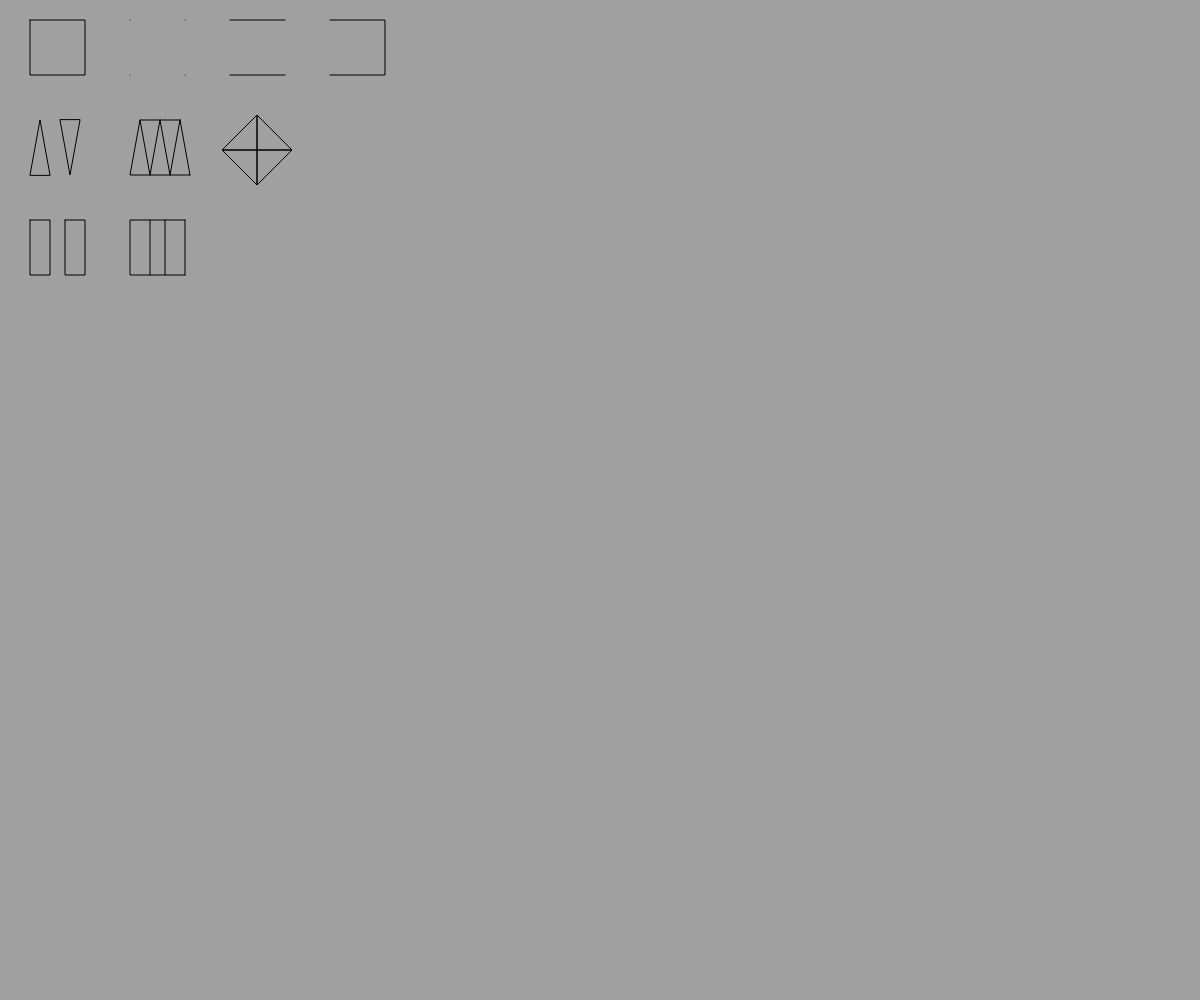
Frame 1 (no input)
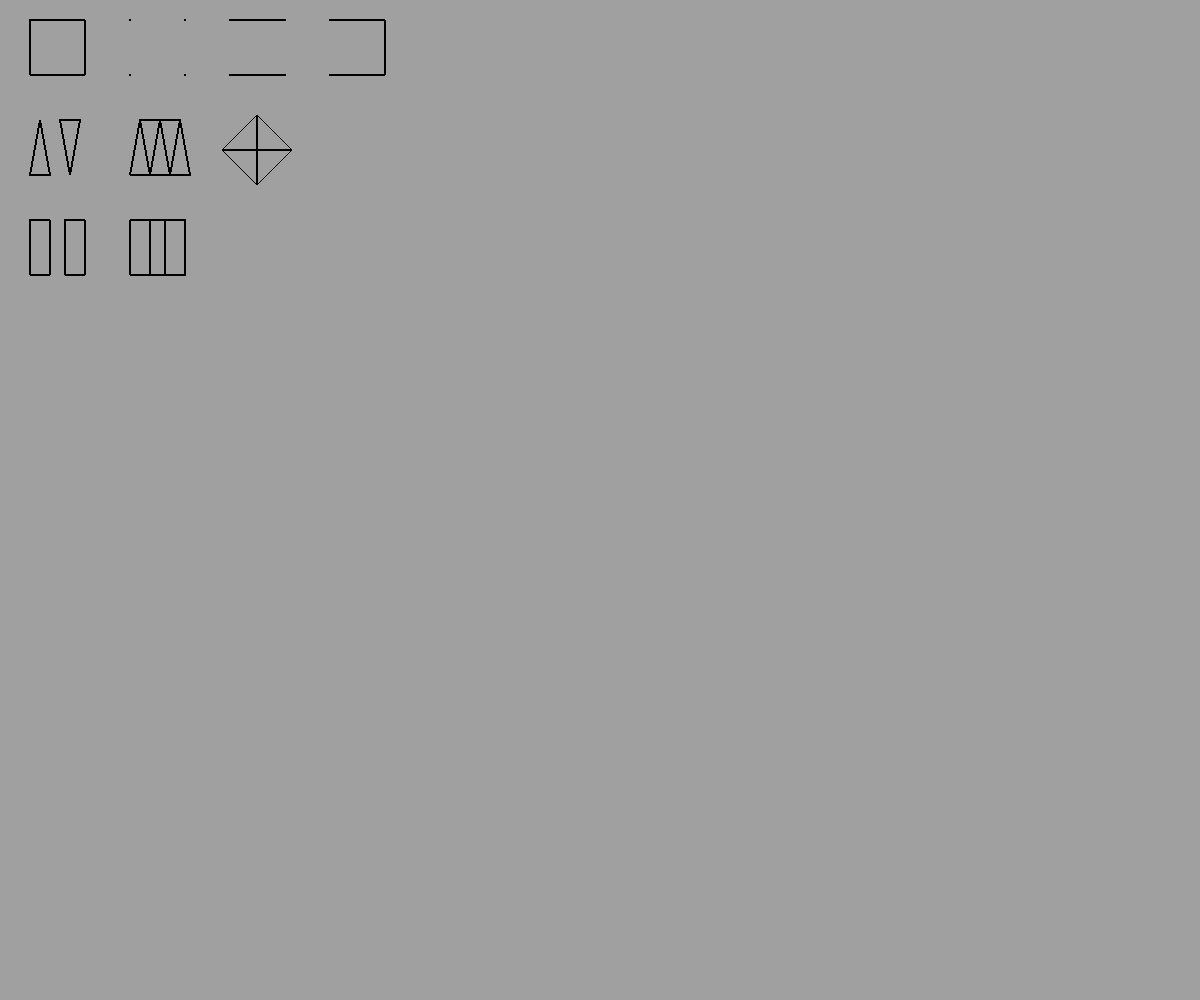
Frame 60 (no input)
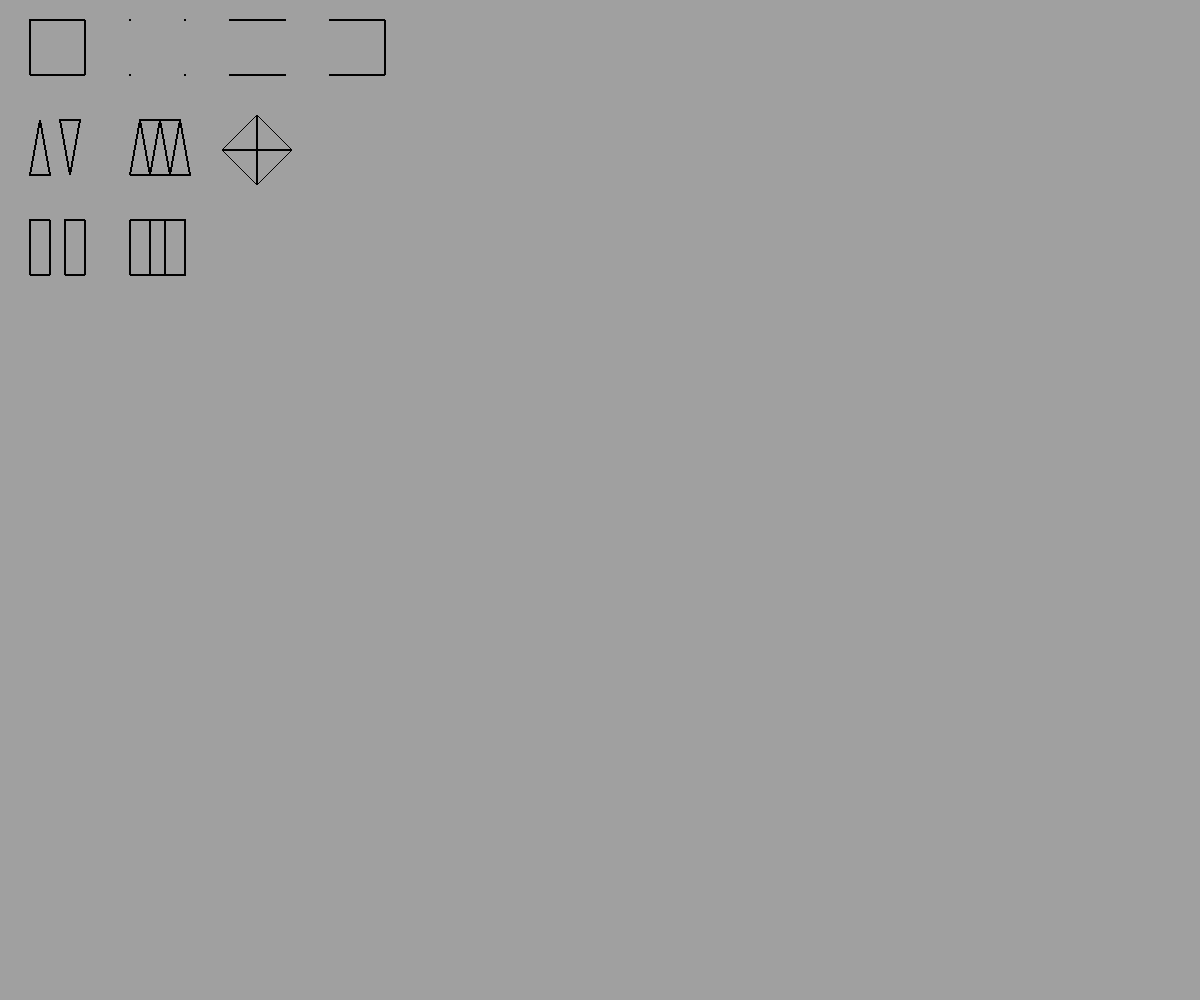
Frame 120 (the mouse pressed at the canvas centre since frame 60)

The p5.js sketch that drew these frames (run headless with seeded random() and noise() and a simulated clock; from frame 60 on, the mouse is pressed at the canvas centre):

// p5.js sketch
// ── sketch.js
// smoot & noSmoot

function setup() {
  createCanvas(window.innerWidth, window.innerHeight);
  background(160);
};

function draw() {
  noFill();
  beginShape();
  vertex(30,20);
  vertex(85,20);
  vertex(85,75);
  vertex(30,75);
  endShape(CLOSE);

  beginShape(POINTS);
  vertex(130,20);
  vertex(185,20);
  vertex(185,75);
  vertex(130,75);
  endShape();

  beginShape(LINES);
  vertex(230,20);
  vertex(285,20);
  vertex(285,75);
  vertex(230,75);
  endShape();

  beginShape();
  vertex(330,20);
  vertex(385,20);
  vertex(385,75);
  vertex(330,75);
  endShape();

  beginShape(TRIANGLES);
  vertex(30,175);
  vertex(40,120);
  vertex(50,175);
  vertex(60,120);
  vertex(70,175);
  vertex(80,120);
  endShape();

  beginShape(TRIANGLE_STRIP);
  vertex(130,175);
  vertex(140,120);
  vertex(150,175);
  vertex(160,120);
  vertex(170,175);
  vertex(180,120);
  vertex(190,175);
  endShape();

  beginShape(TRIANGLE_FAN);
  vertex(257,150);
  vertex(257,115);
  vertex(292,150);
  vertex(257,185);
  vertex(222,150);
  vertex(257,115);
  endShape();

  beginShape(QUADS);
  vertex(30,220);
  vertex(30,275);
  vertex(50,275);
  vertex(50,220);

  vertex(65,220);
  vertex(65,275);
  vertex(85,275);
  vertex(85,220);
  endShape();

  beginShape(QUAD_STRIP);
  vertex(130,220);
  vertex(130,275);
  vertex(150,220);
  vertex(150,275);
  vertex(165,220);
  vertex(165,275);
  vertex(185,220);
  vertex(185,275);
  endShape();
};
  
